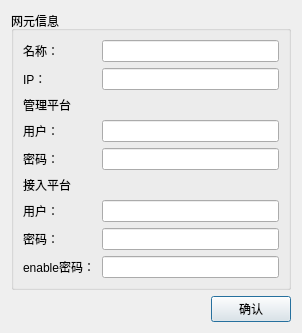
<?xml version="1.0" encoding="UTF-8"?>
<ui version="4.0">
 <class>Dialog</class>
 <widget class="QDialog" name="Dialog">
  <property name="geometry">
   <rect>
    <x>0</x>
    <y>0</y>
    <width>302</width>
    <height>291</height>
   </rect>
  </property>
  <property name="windowTitle">
   <string>网元设置</string>
  </property>
  <layout class="QGridLayout" name="gridLayout_2">
   <item row="1" column="0">
    <spacer name="horizontalSpacer">
     <property name="orientation">
      <enum>Qt::Horizontal</enum>
     </property>
     <property name="sizeHint" stdset="0">
      <size>
       <width>207</width>
       <height>20</height>
      </size>
     </property>
    </spacer>
   </item>
   <item row="1" column="1">
    <widget class="QPushButton" name="pushButtonOK">
     <property name="text">
      <string>确认</string>
     </property>
    </widget>
   </item>
   <item row="0" column="0" colspan="2">
    <widget class="QGroupBox" name="groupBox_3">
     <property name="title">
      <string>网元信息</string>
     </property>
     <layout class="QGridLayout" name="gridLayout">
      <item row="0" column="0">
       <widget class="QLabel" name="labelNE">
        <property name="text">
         <string>名称：</string>
        </property>
        <property name="buddy">
         <cstring>lineEditNE</cstring>
        </property>
       </widget>
      </item>
      <item row="0" column="1">
       <widget class="QLineEdit" name="lineEditNE"/>
      </item>
      <item row="1" column="0">
       <widget class="QLabel" name="labelIP">
        <property name="text">
         <string>IP：</string>
        </property>
        <property name="buddy">
         <cstring>lineEditIP</cstring>
        </property>
       </widget>
      </item>
      <item row="1" column="1">
       <widget class="QLineEdit" name="lineEditIP"/>
      </item>
      <item row="2" column="0">
       <widget class="QLabel" name="label">
        <property name="text">
         <string>管理平台</string>
        </property>
       </widget>
      </item>
      <item row="3" column="0">
       <widget class="QLabel" name="labelManageUser">
        <property name="text">
         <string>用户：</string>
        </property>
        <property name="buddy">
         <cstring>lineEditManageUser</cstring>
        </property>
       </widget>
      </item>
      <item row="3" column="1">
       <widget class="QLineEdit" name="lineEditManageUser"/>
      </item>
      <item row="4" column="0">
       <widget class="QLabel" name="labelManagePassword">
        <property name="text">
         <string>密码：</string>
        </property>
        <property name="buddy">
         <cstring>lineEditManagePassword</cstring>
        </property>
       </widget>
      </item>
      <item row="4" column="1">
       <widget class="QLineEdit" name="lineEditManagePassword">
        <property name="echoMode">
         <enum>QLineEdit::Password</enum>
        </property>
       </widget>
      </item>
      <item row="5" column="0">
       <widget class="QLabel" name="label_2">
        <property name="text">
         <string>接入平台</string>
        </property>
       </widget>
      </item>
      <item row="6" column="0">
       <widget class="QLabel" name="labelAccessUser">
        <property name="text">
         <string>用户：</string>
        </property>
        <property name="buddy">
         <cstring>lineEditAccessUser</cstring>
        </property>
       </widget>
      </item>
      <item row="6" column="1">
       <widget class="QLineEdit" name="lineEditAccessUser"/>
      </item>
      <item row="7" column="0">
       <widget class="QLabel" name="labelAccessPassword">
        <property name="text">
         <string>密码：</string>
        </property>
        <property name="buddy">
         <cstring>lineEditAccessPassword</cstring>
        </property>
       </widget>
      </item>
      <item row="7" column="1">
       <widget class="QLineEdit" name="lineEditAccessPassword">
        <property name="echoMode">
         <enum>QLineEdit::Password</enum>
        </property>
       </widget>
      </item>
      <item row="8" column="0">
       <widget class="QLabel" name="labelEnablePassword">
        <property name="text">
         <string>enable密码：</string>
        </property>
       </widget>
      </item>
      <item row="8" column="1">
       <widget class="QLineEdit" name="lineEditEnablePassword">
        <property name="echoMode">
         <enum>QLineEdit::Password</enum>
        </property>
       </widget>
      </item>
     </layout>
    </widget>
   </item>
  </layout>
 </widget>
 <resources/>
 <connections/>
</ui>
